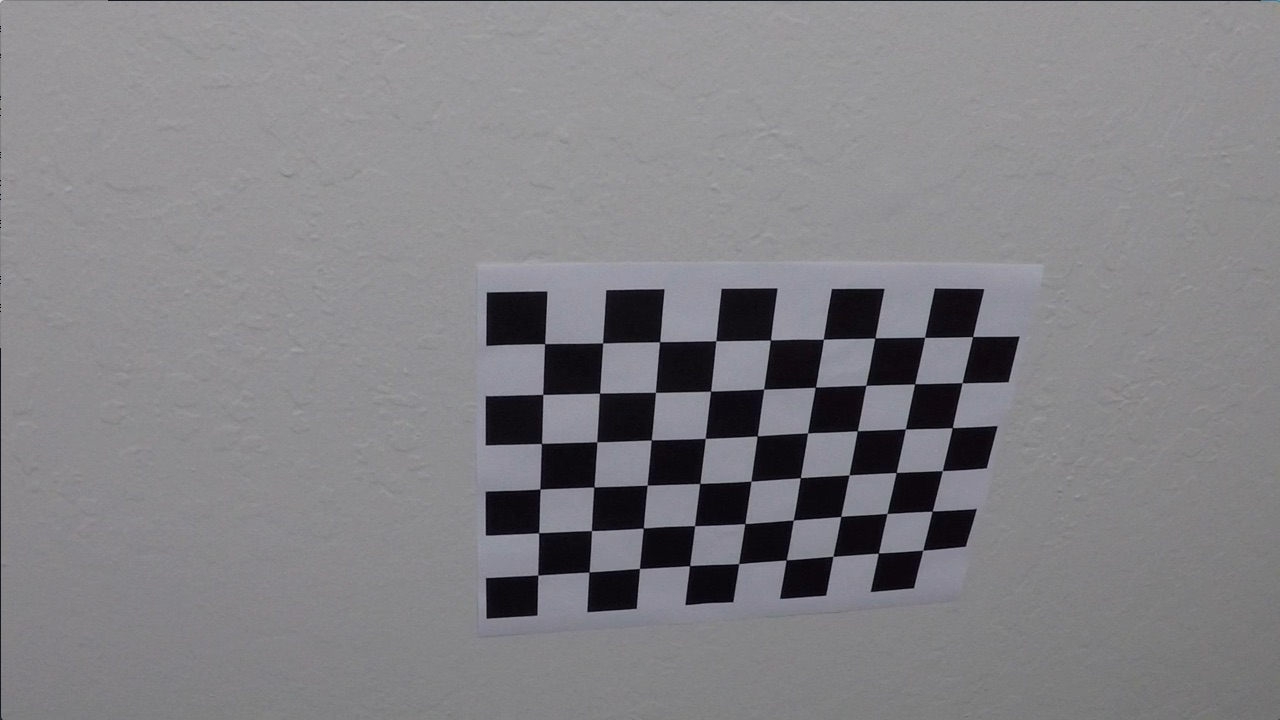
#> input picture camera_cal/calibration10.jpg, 1280 x 720 px; its folder holds only this picture in this run
$ jupyter execute --allow-errors P2.ipynb   (shell and % lines are left out)   (older library calls are emulated)
#> lines starting #> are read from the running program, lines starting #| are printed output that depends on the picture; after the words box and inside, x2 and y2 are one past the last pixel; in counts of white or black regions, pixels touching at a corner belong together
[cell 1]
import pickle
import cv2
import numpy as np
import matplotlib.pyplot as plt
import matplotlib.image as mpimg

import glob

[cell 2]
nx = 6
ny = 9
chesspoints = np.zeros((6*9,3), np.float32)
chesspoints[:,:2] = np.mgrid[0:9,0:6].T.reshape(-1,2)

objpoints = [] #3d
imgpoints = [] #2d

images = glob.glob('./camera_cal/calibration*.jpg')

fig, axs = plt.subplots(5,4, figsize=(16, 11))
fig.subplots_adjust(hspace = .2, wspace=.001)
axs = axs.ravel()

criteria = (cv2.TERM_CRITERIA_EPS + cv2.TERM_CRITERIA_MAX_ITER, 30, 0.001)

for i, fname in enumerate(images):
    img = cv2.imread(fname)
#> img is the input picture: shape (720, 1280, 3); mean B, G, R 133.1, 129.4, 130.2
    gray = cv2.cvtColor(img,cv2.COLOR_BGR2GRAY)
    ret, corners = cv2.findChessboardCorners(gray, (9,6), None)
#> ret = True; corners = 54 rows, first 8: [545.3, 343.1], [602.7, 342.8], [660.1, 341.3], [715.8, 340.7], [770.6, 340], [823.5, 339.2], [874.3, 338.5], [925.1, 337.4]
    if ret == True:
        objpoints.append(chesspoints)
        corners2 = cv2.cornerSubPix(gray,corners,(11,11),(-1,-1),criteria)
#> corners2 = 54 rows, first 8: [544.6, 343.6], [602.6, 343], [659.6, 341.7], [715.8, 340.7], [770.4, 339.9], [823.4, 339.3], [874.9, 337.9], [924.6, 337.3]
        imgpoints.append(corners2)

        img = cv2.drawChessboardCorners(img, (9,6), corners, ret)
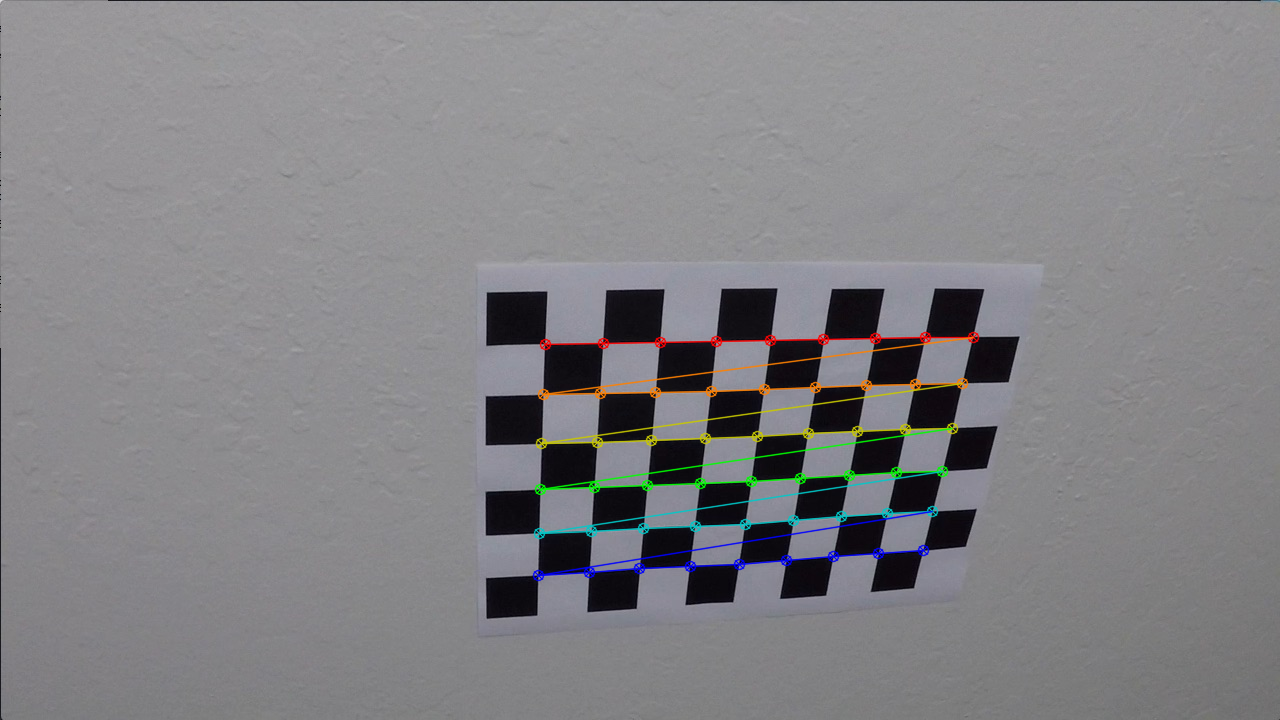
#> img: shape (720, 1280, 3); 1.92% of pixels changed, all inside (x1, y1, x2, y2) = (532, 331, 980, 582)
        axs[i].axis('off')
        axs[i].imshow(img)

[cell 3]
img = cv2.imread('./camera_cal/calibration1.jpg')
#> (the rest of this cell did not finish here and is left out)

[cell 4]
testImg = cv2.imread('./test_images/test4.jpg')
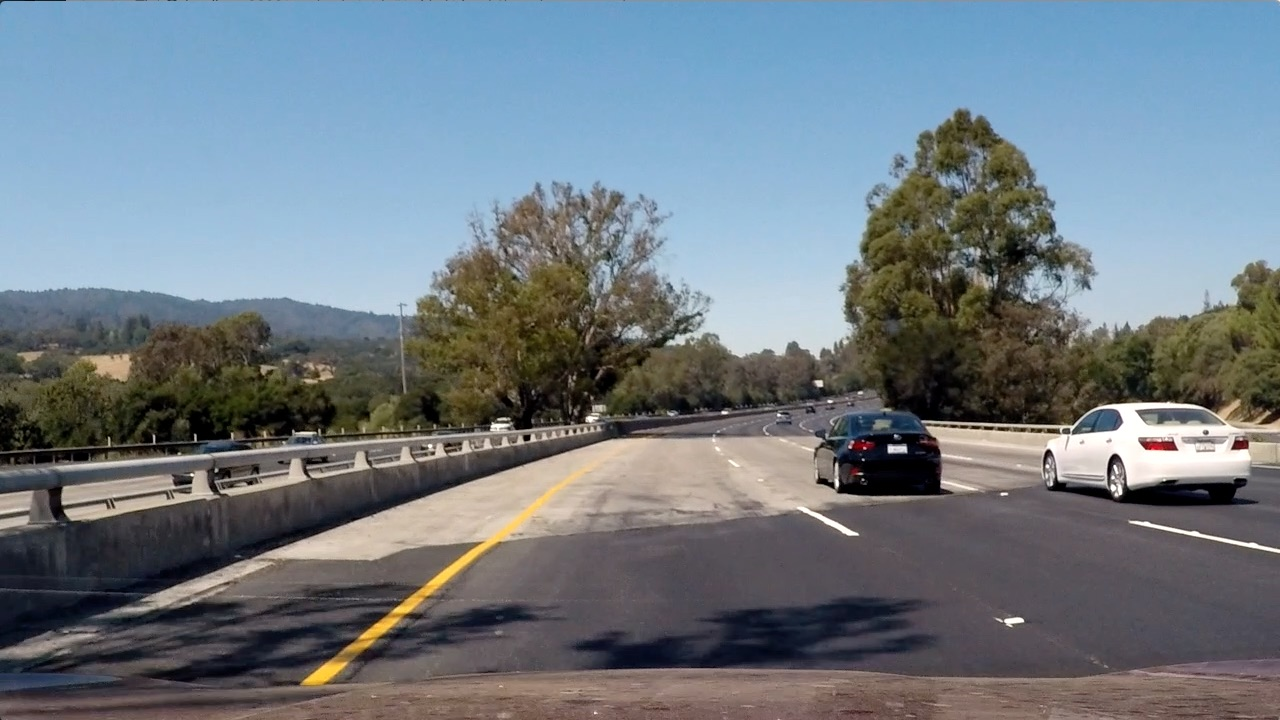
#> input picture test_images/test4.jpg, 1280 x 720 px
#> testImg is the input picture: shape (720, 1280, 3); mean B, G, R 130.9, 122.7, 112.2
testImg = cv2.cvtColor(testImg, cv2.COLOR_BGR2RGB)
plt.imshow(testImg)
